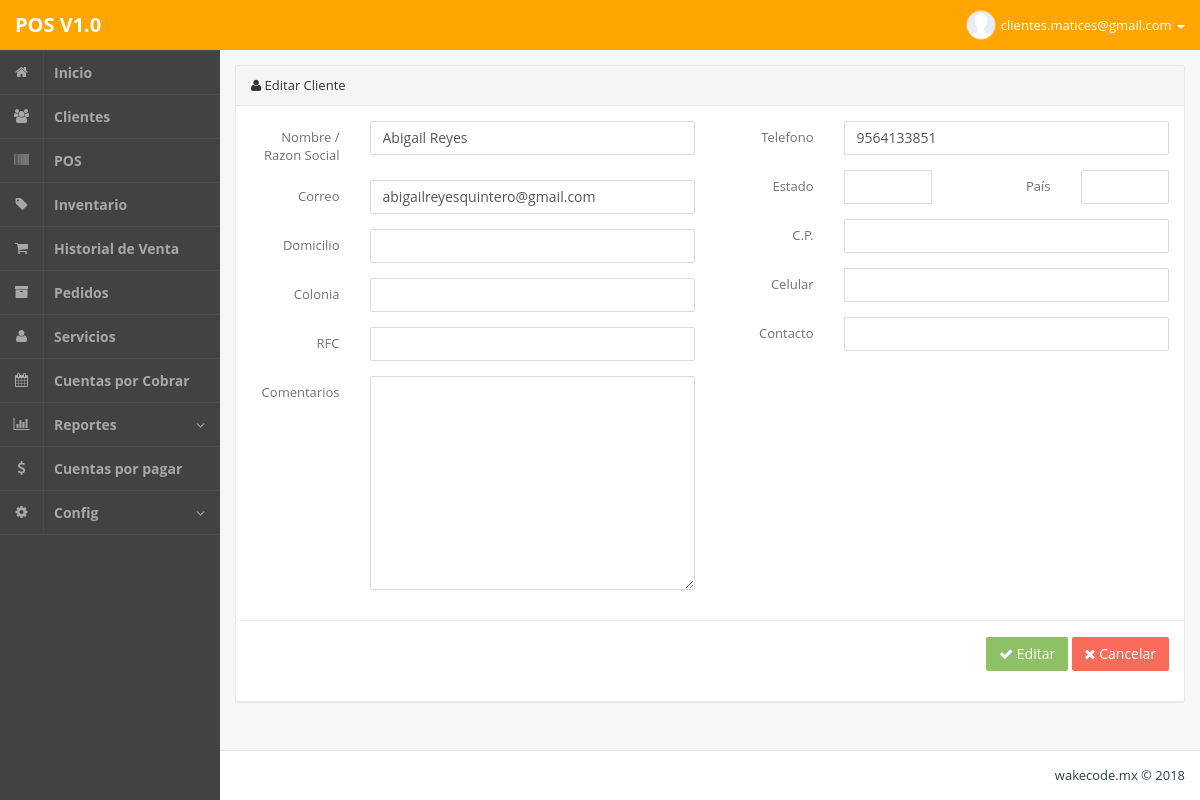
Screenshot of /admin.php?m=clientesEditar&id=346 (signed in) with the database file from the repository.
### tables this page shows
CREATE TABLE IF NOT EXISTS `clientes` (
  `idclientes` int(255) NOT NULL,
  `fecharegistro` date NOT NULL,
  `nombre` varchar(200) NOT NULL,
  `correo` varchar(100) NOT NULL,
  `domicilio` text NOT NULL,
  `colonia` varchar(50) NOT NULL,
  `codigopostal` varchar(20) NOT NULL,
  `telefono` varchar(20) NOT NULL,
  `celular` varchar(20) NOT NULL,
  `rfc` varchar(100) NOT NULL,
  `contacto` varchar(100) NOT NULL,
  `estado` varchar(100) NOT NULL,
  `pais` varchar(100) NOT NULL,
  `comentarios` text NOT NULL
);

### php/clientesEditar.php (the view, shortened to what this page needs)
<?php
$id = mysql_real_escape_string($_GET['id']);
$data = mysql_fetch_object(mysql_query("SELECT * FROM clientes WHERE idclientes='".$id."' LIMIT 1"));
?>
		<section class="panel panel-default">
			<header class="panel-heading">
				<i class="fa fa-user icon"></i> Editar Cliente
			</header>
			<div class="panel-body">
				<form class="bs-example form-horizontal" action="" method="post">
					<div class="row">
						<div class="col-md-6">
							<div class="form-group">
								<label class="col-lg-3 col-md-3 control-label">Nombre / Razon Social</label>
								<div class="col-lg-9 col-md-9"><input type="text" name="nombre" class="form-control" value="<?php echo $data->nombre; ?>"></div>
							</div>
							<div class="form-group">
								<label class="col-lg-3 col-md-3 control-label">Correo</label>
								<div class="col-lg-9 col-md-9"><input type="text" name="correo" class="form-control" value="<?php echo $data->correo; ?>"></div>
							</div>
							<div class="form-group">
								<label class="col-lg-3 col-md-3 control-label">Domicilio</label>
								<div class="col-lg-9 col-md-9"><input type="text" name="domicilio" class="form-control" value="<?php echo $data->domicilio; ?>"></div>
							</div>
							<div class="form-group">
								<label class="col-md-3 control-label">Colonia</label>
								<div class="col-md-9"><input type="text" name="colonia" class="form-control" value="<?php echo $data->colonia; ?>"></div>
							</div>
							<div class="form-group">
								<label class="col-md-3 control-label">RFC</label>
								<div class="col-md-9"><input type="text" name="rfc" class="form-control" value="<?php echo $data->rfc; ?>"></div>
							</div>
							<div class="form-group">
								<label class="col-md-3 control-label">Comentarios</label>
								<div class="col-md-9"><textarea name="comentarios" class="form-control" rows="10"><?php echo $data->comentarios; ?></textarea></div>
							</div>
						</div>
						<div class="col-md-6">
							<div class="form-group">
								<label class="col-lg-3 col-md-3 control-label">Telefono</label>
								<div class="col-lg-9 col-md-9 "><input type="text" name="telefono" class="form-control" value="<?php echo $data->telefono; ?>"></div>
							</div>
							<div class="row">
								<div class="col-md-6">
									<div class="form-group">
										<label class="col-md-6 control-label">Estado</label>
										<div class="col-md-6"><input type="text" name="estado" class="form-control" value="<?php echo $data->estado; ?>"></div>
									</div>
								</div>
								<div class="col-md-6">
									<div class="form-group">
										<label class="col-md-6 control-label">País</label>
										<div class="col-md-6"><input type="text" name="pais" class="form-control" value="<?php echo $data->pais; ?>"></div>
									</div>
								</div>
							</div>
							<div class="form-group">
								<label class="col-md-3 control-label">C.P.</label>
								<div class="col-md-9"><input type="text" name="cp" class="form-control" value="<?php echo $data->codigopostal; ?>"></div>
							</div>
							<div class="form-group">
								<label class="col-lg-3 col-md-3 control-label">Celular</label>
								<div class="col-lg-9  col-md-9 "><input type="text" name="celular" class="form-control" value="<?php echo $data->celular; ?>"></div>
							</div>
							<div class="form-group">
								<label class="col-md-3 control-label">Contacto</label>
								<div class="col-md-9"><input type="text" name="contacto" class="form-control" value="<?php echo $data->contacto; ?>"></div>
							</div>
						</div>
					</div>
					<div class="line line-dashed line-lg pull-in"></div>
					<div class="form-group text-right">
						<div class="col-lg-12">
							<button type="submit" class="btn btn-md btn-success"><i class="fa fa-check icon"></i> Editar</button>
							<a href="admin.php?m=clientes" class="btn btn-md btn-danger"><i class="fa fa-times icon"></i> Cancelar</a>
						</div>
					</div>
				</form>
			</div>
		</section>

### rows the page displays
clientes: nombre "Abigail Reyes", correo "abigailreyesquintero@gmail.com", telefono "9564133851"

### other values shown
$_SESSION['userNm'] "clientes.matices@gmail.com"
